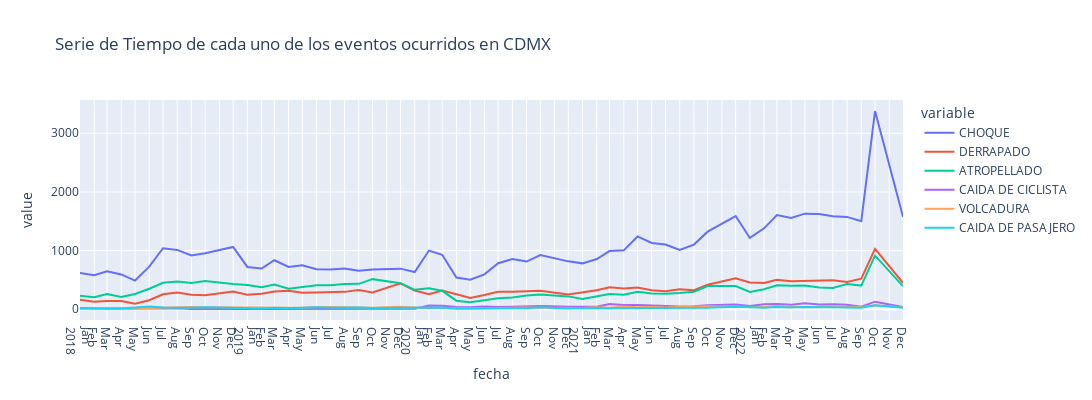

The notebook cell this image was saved under:
### Code cell
fig = px.line(u, x="fecha", y=u.columns,
              hover_data={"fecha": "|%B %d, %Y"},
              title='Serie de Tiempo de cada uno de los eventos ocurridos en CDMX',
             width=1300, height=400)
fig.update_xaxes(
    dtick="M1",
    tickformat="%b\n%Y")
fig.show()
